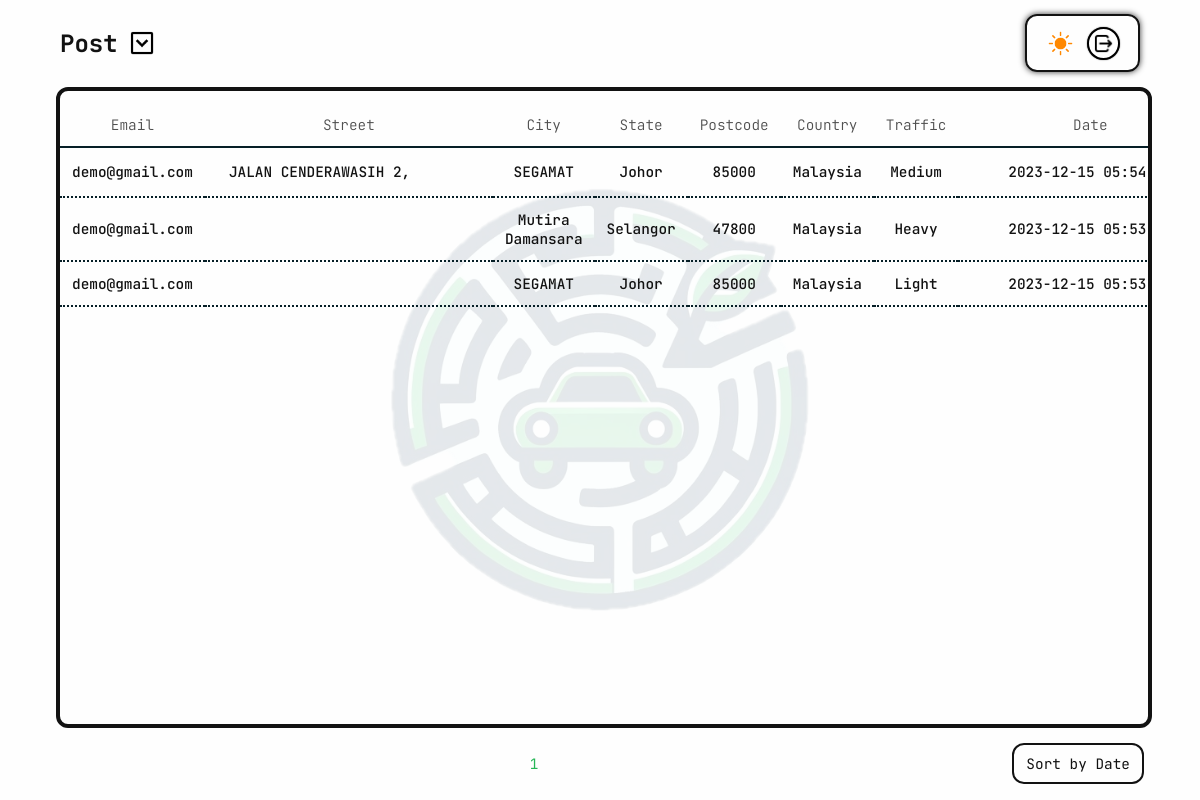
Screenshot of /app/admin_table_post.php (signed in) with the database file from the repository.
### tables this page shows
CREATE TABLE `post_data` (
  `post_id` int(11) NOT NULL,
  `user_email` varchar(150) NOT NULL,
  `street` varchar(255) DEFAULT NULL,
  `city` varchar(100) NOT NULL,
  `state` varchar(100) NOT NULL,
  `postcode` varchar(20) NOT NULL,
  `country` varchar(100) NOT NULL,
  `traffic_jam` enum('Light','Medium','Heavy') NOT NULL,
  `date` datetime NOT NULL DEFAULT current_timestamp()
);

### app/admin_table_post.php (the view, shortened to what this page needs)
<?php
require('mysqli_connect.php');
$query = "SELECT COUNT(post_id) FROM post_data";
$result = mysqli_query($dbc, $query);
$row = mysqli_fetch_array($result, MYSQLI_NUM);
$records = $row[0];
$display = 10;
$pages = ($records > $display) ? ceil($records / $display) : 1;
$start = (isset($_GET['s']) && is_numeric($_GET['s'])) ? $_GET['s'] : 0;
$sort = (isset($_GET['sort'])) ? $_GET['sort'] : 'dt_desc';
switch ($sort) {
    case 'dt_desc':
        $order_by = 'date DESC';
        $next_sort = 'dt_asc';
        break;
}
$query = "SELECT post_id, user_email, street, city, state, postcode, country, traffic_jam, date FROM post_data ORDER BY $order_by LIMIT $start, $display";
$result = mysqli_query($dbc, $query);
$user_table = '';
$user_table .=
    '<table class="dataTable">
		<tr class="dataHeaderRow">
			<th class="dataHeader">Email</th>
			<th class="dataHeader">Street</th>
			<th class="dataHeader">City</th>
			<th class="dataHeader">State</th>
			<th class="dataHeader">Postcode</th>
			<th class="dataHeader">Country</th>
			<th class="dataHeader">Traffic</th>
			<th class="dataHeader">Date</th>
		</tr>';
while ($row = mysqli_fetch_array($result, MYSQLI_ASSOC)) {
    $user_table .= '
    <tr class="dataContentRow">
        <td class="dataContent">' . $row['user_email'] . '</td>
        <td class="dataContent longContent">' . $row['street'] . '</td>
        <td class="dataContent">' . $row['city'] . '</td>
        <td class="dataContent">' . $row['state'] . '</td>
        <td class="dataContent">' . $row['postcode'] . '</td>
        <td class="dataContent">' . $row['country'] . '</td>
        <td class="dataContent">' . $row['traffic_jam'] . '</td>
        <td class="dataContent aBitLongContent">' . $row['date'] . '</td>
    </tr>';
}
$user_table .= '</table>';
$pagination = '';
if ($pages > 0) {
    $pagination .= '    <div class="pageContainer">';
    $current_page = ($start / $display) + 1;
    for ($i = 1; $i <= $pages; $i++) {
        if ($i != $current_page) {
            $pagination .=  '<a href="?s=' . (($display * ($i - 1))) . '&p=' . $pages . '&sort=' . $sort . '">' . $i . '</a> ';
        } else {
            $pagination .= '<p class="active">'. $i . ' </p>';
        }
    }
    $pagination .= '</div>';
}
?>
<!DOCTYPE html>
<html lang="en">
<head>
    <link rel="stylesheet" href="../assets/style/adminTable.css">
</head>
<body>
    <img class="bgLogoImg" src="../assets/imgs/logo.png" alt="">
    <div class="flexContainer">
        <button class="dropDownContainer">
            <h2 class="currentTable">Post</h2>
        </button>
        <header>
            <div class="rightContainer">
                <nav class="navBar">
                    <button class="switchDisplayModeBtn"></button>
                    <a href="?action=logout" class="logoutBtn">
                        <img src="../assets/imgs/logout.png" alt="profile icon">
                    </a>
                </nav>
            </div>
        </header>
    </div>
    <main>
        <div class="tableContainer">
            <?php echo $user_table; ?>
        </div>
        <div class="bottomContainer">
            <?php echo $pagination; ?>
            <div class="sortBtnContainer <?php echo $next_sort; ?>">
                <a href="?sort=<?php echo $next_sort; ?>" class="sortBtn">Sort by Date</a>
            </div>
        </div>
    </main>
</body>
</html>
<body>
</body>
</html>

### rows the page displays
post_data: user_email "demo@gmail.com", street "JALAN CENDERAWASIH 2,", city "SEGAMAT", state "Johor", postcode "85000", country "Malaysia", traffic_jam "Medium", date "2023-12-15…"
post_data: user_email "demo@gmail.com", city "Mutira Damansara", state "Selangor", postcode "47800", country "Malaysia", traffic_jam "Heavy", date "2023-12-15…"
post_data: user_email "demo@gmail.com", city "SEGAMAT", state "Johor", postcode "85000", country "Malaysia", traffic_jam "Light", date "2023-12-15…"
